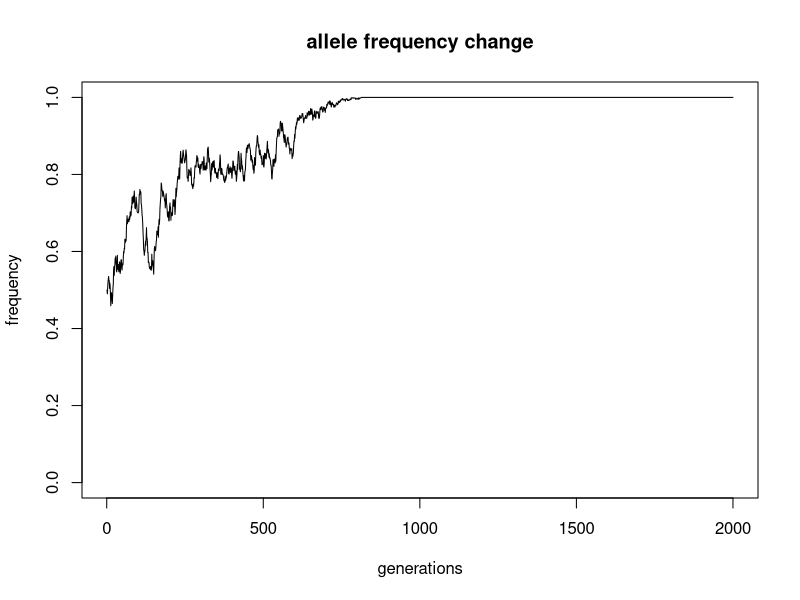

Generate this figure with R:
# Genetic Drift

## Create a haploid population of 1000 individuals with alleles 0 or 1 --------#

# Number of individuals:
N <- 1000

# Population of individuals '0' or '1':
pop <- rep(0:1, each = N/2)

# or:
pop <- rep(0:1, times = c(500, 500))

# or:
pop <- rep(0:1, times = c(0.5, 0.5)*N)

## define vector with the frequencies of allele 0 in 2000 generations ---------#

# Number of generations
ngens <- 2000

# vector:
p <- numeric(ngens)

# Fill the vector with NA (because no population is available yet)
p < - rep(NA, ngens) 

# 1st element of vector 'p' will be the allele frequency in parent generation:
p[1] <- mean(pop)

# Now we have to calculate the allele frequencies in the next generations.
# Let's use a 'for loop' to calculate the frequency in each generation and
# save the result as an element of vector 'p':
for(i in 2:ngens) {
  
  # the next generation is a random sample of the parental population:
  pop <- sample(pop, replace = TRUE)
  
  # allele frequency in the ith generation:
  p[i] <- mean(pop)
}

# Plot
plot(p, type = "l", ylim = c(0, 1),
     xlab = "generations", ylab = "frequency", 
     main = "allele frequency change")
